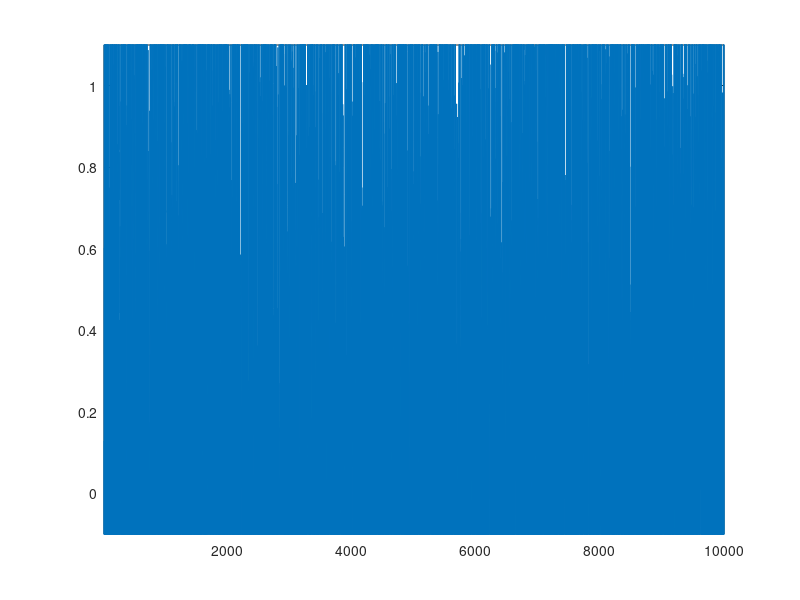

Write the MATLAB code that produced this figure. (Note: this script raises an error after producing the figure.)
clc;clear;close all;
%%
to_usrp = [randn(1,10000)];
%%
figure;
plot(to_usrp);
axis([1 length(to_usrp) -0.1 1.1]);
write_file(to_usrp);